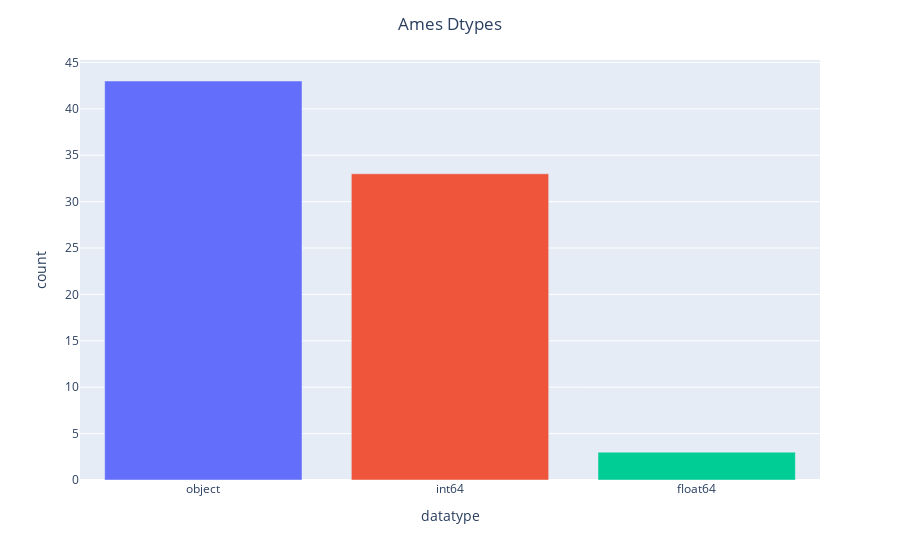

Notebook code cell kept with this figure:
### Markdown cell above
## The Dataset


The Ames training dataset has a relatively small number of observations and a decent amount of features at 79. 43 of these features are categorical, and 36 are numeric. I recommend reading [this notebook](https://www.kaggle.com/pmarcelino/comprehensive-data-exploration-with-python) if you are interested in some exploratory data analysis on the dataset.

### Code cell
print(train_df.shape)

feature_types =\
    train_df\
    .dtypes\
    .astype(str)\
    .value_counts()\
    .to_frame('count')\
    .rename_axis('datatype')\
    .reset_index()


px.bar(feature_types, x='datatype', y='count', color='datatype')\
    .update_layout(showlegend=False)\
    .update_layout(title={'text': 'Ames Dtypes', 'x': .5})

### Figure 1 — Plotly figure (JSON) as saved in the notebook; plotly's stock layout.template omitted (floating-point values rounded to 4 significant figures)
{"data": [{"alignmentgroup": "True", "hovertemplate": "datatype=%{x}<br>count=%{y}<extra></extra>", "legendgroup": "object", "marker": {"color": "#636efa"}, "name": "object", "offsetgroup": "object", "orientation": "v", "showlegend": true, "textposition": "auto", "type": "bar", "x": ["object"], "xaxis": "x", "y": [43], "yaxis": "y"}, {"alignmentgroup": "True", "hovertemplate": "datatype=%{x}<br>count=%{y}<extra></extra>", "legendgroup": "int64", "marker": {"color": "#EF553B"}, "name": "int64", "offsetgroup": "int64", "orientation": "v", "showlegend": true, "textposition": "auto", "type": "bar", "x": ["int64"], "xaxis": "x", "y": [33], "yaxis": "y"}, {"alignmentgroup": "True", "hovertemplate": "datatype=%{x}<br>count=%{y}<extra></extra>", "legendgroup": "float64", "marker": {"color": "#00cc96"}, "name": "float64", "offsetgroup": "float64", "orientation": "v", "showlegend": true, "textposition": "auto", "type": "bar", "x": ["float64"], "xaxis": "x", "y": [3], "yaxis": "y"}], "layout": {"barmode": "relative", "legend": {"title": {"text": "datatype"}, "tracegroupgap": 0}, "margin": {"t": 60}, "showlegend": false, "title": {"text": "Ames Dtypes", "x": 0.5}, "xaxis": {"anchor": "y", "categoryarray": ["object", "int64", "float64"], "categoryorder": "array", "domain": [0, 1], "title": {"text": "datatype"}}, "yaxis": {"anchor": "x", "domain": [0, 1], "title": {"text": "count"}}}}
